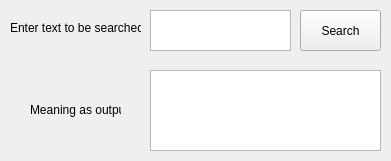
<?xml version="1.0" encoding="UTF-8"?>
<ui version="4.0">
 <class>MainWindow</class>
 <widget class="QMainWindow" name="MainWindow">
  <property name="geometry">
   <rect>
    <x>0</x>
    <y>0</y>
    <width>391</width>
    <height>161</height>
   </rect>
  </property>
  <property name="windowTitle">
   <string>MainWindow</string>
  </property>
  <widget class="QWidget" name="centralWidget">
   <widget class="QPlainTextEdit" name="WordInput">
    <property name="geometry">
     <rect>
      <x>150</x>
      <y>10</y>
      <width>141</width>
      <height>41</height>
     </rect>
    </property>
   </widget>
   <widget class="QTextBrowser" name="MeaningOutput">
    <property name="geometry">
     <rect>
      <x>150</x>
      <y>70</y>
      <width>231</width>
      <height>81</height>
     </rect>
    </property>
   </widget>
   <widget class="QPushButton" name="Search">
    <property name="geometry">
     <rect>
      <x>300</x>
      <y>10</y>
      <width>81</width>
      <height>41</height>
     </rect>
    </property>
    <property name="autoFillBackground">
     <bool>true</bool>
    </property>
    <property name="text">
     <string>Search</string>
    </property>
   </widget>
   <widget class="QLabel" name="label">
    <property name="geometry">
     <rect>
      <x>10</x>
      <y>20</y>
      <width>131</width>
      <height>16</height>
     </rect>
    </property>
    <property name="text">
     <string>Enter text to be searched</string>
    </property>
   </widget>
   <widget class="QLabel" name="label_2">
    <property name="geometry">
     <rect>
      <x>30</x>
      <y>100</y>
      <width>91</width>
      <height>20</height>
     </rect>
    </property>
    <property name="text">
     <string>Meaning as output</string>
    </property>
   </widget>
  </widget>
 </widget>
 <layoutdefault spacing="6" margin="11"/>
 <resources/>
 <connections/>
</ui>
